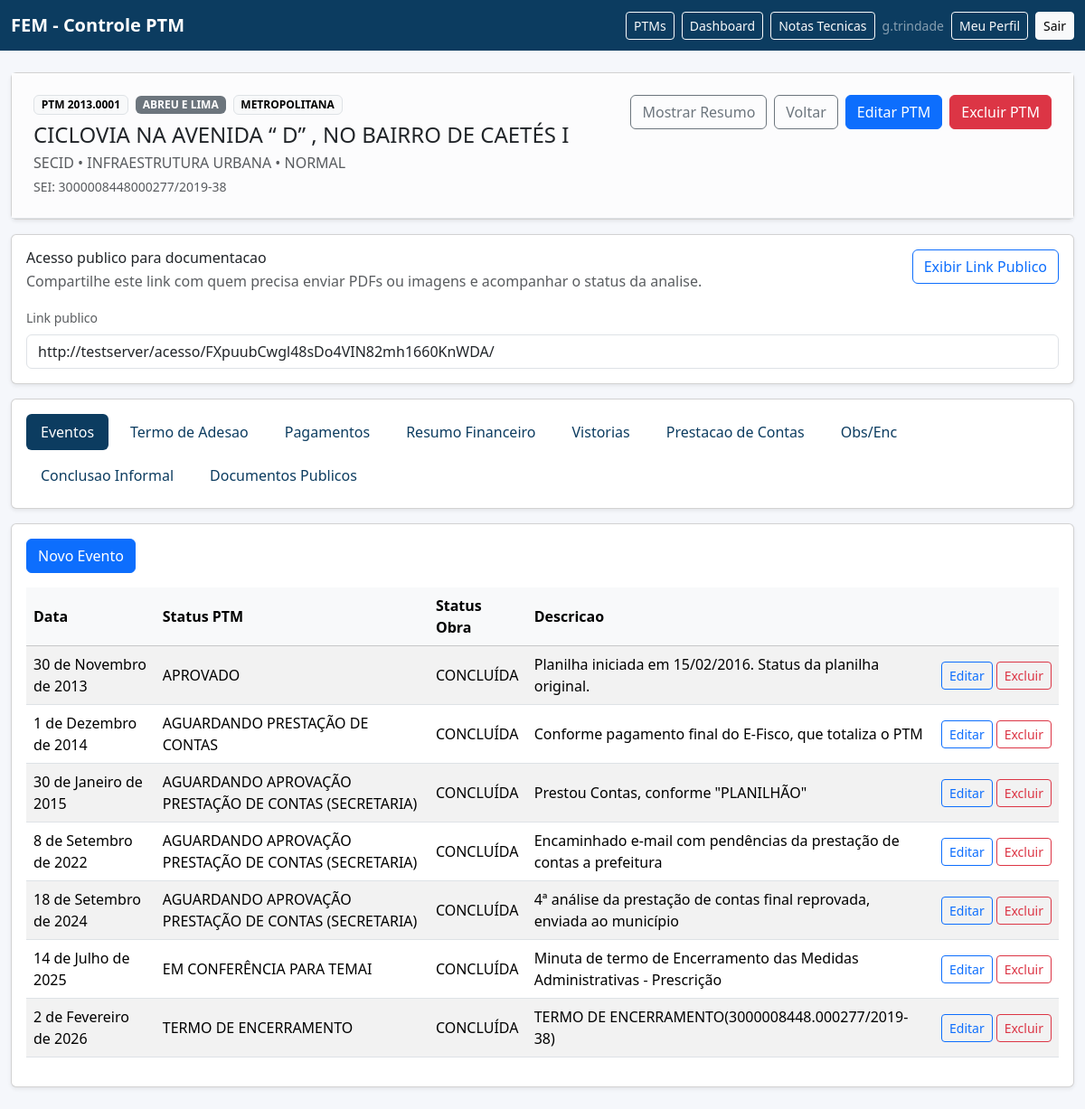
The app's page /ptms/1/ (signed in) with its own data.
### ptms/models.py (models this page shows, shortened)
class PTM(TimestampedModel):
    ordem = models.CharField(max_length=30, unique=True)
    regiao = models.CharField(max_length=120)
    municipio = models.CharField(max_length=120)
    projeto = models.TextField()
    projeto_detalhado = models.TextField(blank=True)
    tipo_fem = models.ForeignKey(TipoFEM, on_delete=models.PROTECT)
    status_ptm_atual = models.ForeignKey(
        StatusPTM,
        on_delete=models.PROTECT,
        related_name="ptms_status_ptm",
        null=True,
        blank=True,
    )
    status_obra_atual = models.ForeignKey(
        StatusObra,
        on_delete=models.PROTECT,
        related_name="ptms_status_obra",
        null=True,
        blank=True,
    )
    data_final = models.DateField(null=True, blank=True)
    data_aprovacao = models.DateField(null=True, blank=True)
    teto_fem = models.DecimalField(max_digits=14, decimal_places=2, default=Decimal("0.00"))
    investimento_total = models.DecimalField(max_digits=14, decimal_places=2, default=Decimal("0.00"))
    recurso_fem = models.DecimalField(max_digits=14, decimal_places=2, default=Decimal("0.00"))
    rendimentos_fem = models.DecimalField(max_digits=14, decimal_places=2, default=Decimal("0.00"))
    contrapartida = models.DecimalField(max_digits=14, decimal_places=2, default=Decimal("0.00"))
    ressalva = models.TextField(blank=True)
    secretaria = models.ForeignKey(Secretaria, on_delete=models.PROTECT, null=True, blank=True)
    area_investimento = models.ForeignKey(AreaInvestimento, on_delete=models.PROTECT, null=True, blank=True)
    conta_ptm = models.CharField(max_length=50, blank=True)
    descricao = models.TextField(blank=True)
    codigo_acesso_publico = models.CharField(max_length=64, unique=True, null=True, blank=True)
    status_analise_documentacao = models.ForeignKey(
        StatusAnaliseDocumentacao,
        on_delete=models.PROTECT,
        related_name="ptms_status_analise_documentacao",
        null=True,
        blank=True,
    )
    populacao_beneficiada = models.PositiveIntegerField(null=True, blank=True)
    class Meta:
        ordering = ("ordem",)

### core/models.py (models this page shows)
class NomeCatalogo(TimestampedModel):
    nome = models.CharField(max_length=255, unique=True)
    ativo = models.BooleanField(default=True)
    class Meta:
        abstract = True
        ordering = ("nome",)
    def __str__(self):
        return self.nome

class Secretaria(NomeCatalogo):
    pass

class AreaInvestimento(NomeCatalogo):
    pass

class TipoFEM(NomeCatalogo):
    pass

class StatusPTM(NomeCatalogo):
    pass

class StatusObra(NomeCatalogo):
    pass

### eventos/models.py (models this page shows, shortened)
class EventoPTM(TimestampedModel):
    ptm = models.ForeignKey(PTM, on_delete=models.CASCADE, related_name="eventos")
    data_evento = models.DateField()
    descricao = models.TextField()
    status_ptm = models.ForeignKey("core.StatusPTM", on_delete=models.PROTECT)
    status_obra = models.ForeignKey("core.StatusObra", on_delete=models.PROTECT)
    class Meta:
        ordering = ("data_evento", "id")

### ptms/views.py (the view)
# urls.py: path('ptms/<int:pk>/', PTMDetailView.as_view(), name='ptm_detail'),
class PTMDetailView(DetailView):
    model = PTM
    template_name = "ptms/ptm_detail.html"
    context_object_name = "ptm"
    def get_context_data(self, **kwargs):
        context = super().get_context_data(**kwargs)
        ptm = self.object
        tab = self.request.GET.get("tab", "eventos")
        context["tab"] = tab
        context["eventos"] = ptm.eventos.select_related("status_ptm", "status_obra").all()
        context["termo_adesao"] = getattr(ptm, "termo_adesao_registro", None)
        context["termo_adesao_observacao_options"] = TermoAdesaoObservacao.objects.filter(ativo=True).order_by(
            "nome"
        )
        context["termo_adesao_responsavel_options"] = TermoAdesaoResponsavel.objects.filter(ativo=True).order_by(
            "nome"
        )
        context["pagamentos"] = ptm.pagamentos.all()
        context["status_ptm_options"] = StatusPTM.objects.filter(ativo=True).order_by("nome")
        context["status_obra_options"] = StatusObra.objects.filter(ativo=True).order_by("nome")
        context["vistorias"] = ptm.vistorias.all()
        context["prestacao"] = getattr(ptm, "prestacao_conta", None)
        context["prestacao_historico"] = (
            context["prestacao"].historico.all() if context["prestacao"] else []
        )
        context["observacoes"] = ptm.observacoes_enc.all()
        context["conclusoes"] = ptm.conclusoes_informais.all()
        context["documentos_publicos"] = ptm.documentos_publicos.all()
        context["status_analise_form"] = StatusAnaliseDocumentacaoForm(
            initial={"status_analise_documentacao": ptm.status_analise_documentacao}
        )
        context["can_edit_ptm"] = _user_can_edit_ptm(self.request.user, ptm)
        context["public_url"] = _public_ptm_url(self.request, ptm)
        context["resumo_financeiro"] = _build_resumo_financeiro(ptm)
        return context

### ptms/forms.py
class StatusAnaliseDocumentacaoForm(forms.Form):
    status_analise_documentacao = forms.ModelChoiceField(
        queryset=StatusAnaliseDocumentacao.objects.filter(ativo=True).order_by("nome"),
        required=False,
        empty_label="Selecione um status",
        label="Status da analise da documentacao",
    )
    def __init__(self, *args, **kwargs):
        super().__init__(*args, **kwargs)
        self.fields["status_analise_documentacao"].widget.attrs["class"] = "form-select"

### core/templatetags/number_formats.py (called while the page is built)
@register.filter
def moeda_br(value):
    if value in (None, ""):
        return "-"
    return number_format(value, decimal_pos=2, use_l10n=True, force_grouping=True)

### ptms/views.py (called while the page is built)
def _allowed_municipios_for_user(user):
    if user.is_superuser:
        return None
    return {
        _normalize_municipio(v)
        for v in user.user_municipios.select_related("municipio").values_list("municipio__nome", flat=True)
    }

def _user_can_edit_ptm(user, ptm):
    allowed = _allowed_municipios_for_user(user)
    if allowed is None:
        return True
    if not allowed:
        return False
    return _normalize_municipio(ptm.municipio) in allowed

def _public_ptm_url(request, ptm):
    if not ptm.codigo_acesso_publico:
        return ""
    return request.build_absolute_uri(
        reverse("ptm_public_detail", kwargs={"token": ptm.codigo_acesso_publico})
    )

### templates/ptms/ptm_detail.html (shortened to what this page needs)
{% extends "base.html" %}
{% load number_formats %}
{% block content %}
<div class="card shadow-sm mb-3">
  <div class="card-body p-0">
    <div class="p-4 border-bottom bg-light-subtle">
      <div class="d-flex justify-content-between align-items-start flex-wrap gap-3">
        <div>
          <div class="d-flex align-items-center gap-2 flex-wrap mb-2">
            <span class="badge text-bg-light border">PTM {{ ptm.ordem }}</span>
            <span class="badge text-bg-secondary">{{ ptm.municipio }}</span>
            {% if ptm.regiao %}
              <span class="badge text-bg-light border">{{ ptm.regiao }}</span>
            {% endif %}
          </div>
          <h1 class="h4 mb-1">{{ ptm.projeto }}</h1>
          <p class="text-muted mb-0">
            {% if ptm.secretaria %}{{ ptm.secretaria }}{% else %}Secretaria nao informada{% endif %}
            {% if ptm.area_investimento %} • {{ ptm.area_investimento }}{% endif %}
            {% if ptm.tipo_fem %} • {{ ptm.tipo_fem }}{% endif %}
          </p>
          {% if ptm.ressalva %}
            <p class="text-muted small mb-0 mt-1">SEI: {{ ptm.ressalva }}</p>
          {% endif %}
        </div>
        <div class="d-flex gap-2 flex-wrap justify-content-end">
          <button
            class="btn btn-outline-secondary"
            type="button"
            data-bs-toggle="collapse"
            data-bs-target="#ptmResumoCollapse"
            aria-expanded="false"
            aria-controls="ptmResumoCollapse"
          >
            Mostrar Resumo
          </button>
          <a class="btn btn-outline-secondary" href="{% url 'ptm_list' %}">Voltar</a>
          {% if can_edit_ptm %}
            <a class="btn btn-primary" href="{% url 'ptm_update' ptm.pk %}">Editar PTM</a>
            <a class="btn btn-danger" href="{% url 'ptm_delete' ptm.pk %}">Excluir PTM</a>
          {% endif %}
        </div>
      </div>
    </div>
  </div>
</div>
{% if can_edit_ptm %}
  <div class="card shadow-sm mb-3">
    <div class="card-body">
      <div class="d-flex justify-content-between align-items-start gap-3 flex-wrap">
        <div>
          <h2 class="h6 mb-1">Acesso publico para documentacao</h2>
          <p class="text-muted mb-0">Compartilhe este link com quem precisa enviar PDFs ou imagens e acompanhar o status da analise.</p>
        </div>
        <form method="post" action="{% url 'ptm_generate_public_link' ptm.pk %}?tab={{ tab }}">
          <button type="submit" class="btn btn-outline-primary">
            {% if public_url %}Exibir Link Publico{% else %}Gerar Link Publico{% endif %}
          </button>
        </form>
      </div>
      {% if public_url %}
        <div class="mt-3">
          <label class="form-label small text-muted" for="id_public_url">Link publico</label>
          <input id="id_public_url" type="text" class="form-control" value="{{ public_url }}" readonly>
        </div>
      {% endif %}
    </div>
  </div>
{% endif %}
<div class="card shadow-sm mb-3">
  <div class="card-body">
    <ul class="nav nav-pills gap-2">
      <li class="nav-item"><a class="nav-link {% if tab == 'eventos' %}active{% endif %}" href="?tab=eventos">Eventos</a></li>
      <li class="nav-item"><a class="nav-link {% if tab == 'termo_adesao' %}active{% endif %}" href="?tab=termo_adesao">Termo de Adesao</a></li>
      <li class="nav-item"><a class="nav-link {% if tab == 'pagamentos' %}active{% endif %}" href="?tab=pagamentos">Pagamentos</a></li>
      <li class="nav-item"><a class="nav-link {% if tab == 'resumo_financeiro' %}active{% endif %}" href="?tab=resumo_financeiro">Resumo Financeiro</a></li>
      <li class="nav-item"><a class="nav-link {% if tab == 'vistorias' %}active{% endif %}" href="?tab=vistorias">Vistorias</a></li>
      <li class="nav-item"><a class="nav-link {% if tab == 'prestacao' %}active{% endif %}" href="?tab=prestacao">Prestacao de Contas</a></li>
      <li class="nav-item"><a class="nav-link {% if tab == 'observacoes' %}active{% endif %}" href="?tab=observacoes">Obs/Enc</a></li>
      <li class="nav-item"><a class="nav-link {% if tab == 'conclusoes' %}active{% endif %}" href="?tab=conclusoes">Conclusao Informal</a></li>
      <li class="nav-item"><a class="nav-link {% if tab == 'documentos_publicos' %}active{% endif %}" href="?tab=documentos_publicos">Documentos Publicos</a></li>
    </ul>
  </div>
</div>
<div class="card shadow-sm">
  <div class="card-body">
    {% if tab == 'eventos' %}
      {% if can_edit_ptm %}
        <div class="mb-3">
          <button type="button" class="btn btn-primary" data-bs-toggle="modal" data-bs-target="#createEventoModal">
            Novo Evento
          </button>
        </div>
      {% endif %}
      <div class="table-responsive">
        <table class="table table-striped table-hover">
          <thead class="table-light"><tr><th>Data</th><th>Status PTM</th><th>Status Obra</th><th>Descricao</th><th class="text-end"></th></tr></thead>
          <tbody>
          {% for item in eventos %}
            <tr>
              <td>{{ item.data_evento }}</td>
              <td>{{ item.status_ptm }}</td>
              <td>{{ item.status_obra }}</td>
              <td>{{ item.descricao }}</td>
              <td class="text-end">
                <div class="d-inline-flex gap-1 flex-nowrap">
                  {% if can_edit_ptm %}
                    <button
                      type="button"
                      class="btn btn-sm btn-outline-primary"
                      data-bs-toggle="modal"
                      data-bs-target="#editEventoModal"
                      data-action="{% url 'evento_update' ptm.pk item.pk %}"
                      data-data-evento="{{ item.data_evento|date:'Y-m-d' }}"
                      data-status-ptm="{{ item.status_ptm_id|default:'' }}"
                      data-status-obra="{{ item.status_obra_id|default:'' }}"
                      data-descricao="{{ item.descricao }}"
                    >
                      Editar
                    </button>
                    <button
                      type="button"
                      class="btn btn-sm btn-outline-danger"
                      data-bs-toggle="modal"
                      data-bs-target="#deleteEventoModal"
                      data-action="{% url 'evento_delete' ptm.pk item.pk %}"
                      data-label="{{ item.data_evento|default:'evento' }}"
                    >
                      Excluir
                    </button>
                  {% endif %}
                </div>
              </td>
            </tr>
          {% empty %}
            <tr><td colspan="5">Sem eventos.</td></tr>
          {% endfor %}
          </tbody>
        </table>
      </div>
    {% endif %}
  </div>
</div>
{% endblock %}

### templates/partials/_navbar.html (shortened to what this page needs)
<nav class="navbar navbar-expand-lg navbar-dark" style="background-color:#0c3c60;">
  <div class="container-fluid app-main">
    <a class="navbar-brand fw-semibold" href="{% url 'ptm_list' %}">FEM - Controle PTM</a>
    <div class="d-flex align-items-center gap-2 flex-wrap">
      {% if user.is_authenticated %}
        <a class="btn btn-sm btn-outline-light" href="{% url 'ptm_list' %}">PTMs</a>
        <a class="btn btn-sm btn-outline-light" href="{% url 'dashboard' %}">Dashboard</a>
        <a class="btn btn-sm btn-outline-light" href="{% url 'nota_tecnica_select' %}">Notas Tecnicas</a>
      {% endif %}
      {% if user.is_authenticated %}
        <span class="text-white-50 small">{{ user.username }}</span>
        <a class="btn btn-sm btn-outline-light" href="{% url 'core:profile' %}">Meu Perfil</a>
        <form method="post" action="{% url 'core:logout' %}" class="m-0">
          <button type="submit" class="btn btn-sm btn-light">Sair</button>
        </form>
      {% else %}
        <a class="btn btn-sm btn-light" href="{% url 'core:login' %}">Entrar</a>
      {% endif %}
    </div>
  </div>
</nav>

### templates/partials/_styles.html (style rules this page uses)
body { background: #f5f7fb; }
.app-main { max-width: 1280px; }
.table > :not(caption) > * > * { vertical-align: middle; }
.nav-pills .nav-link { color: #0c3c60; }
.nav-pills .nav-link.active { background-color: #0c3c60; }

### records on screen
PTM: ordem "2013.0001", municipio "ABREU E LIMA", regiao "METROPOLITANA", projeto "CICLOVIA NA AVENIDA “ D” , NO BAIRRO DE CAETÉS I", secretaria "SECID", area_investimento "INFRAESTRUTURA URBANA", tipo_fem "NORMAL", ressalva "3000008448000277/2019-38"
EventoPTM: data_evento "30 de Novembro de 2013", status_ptm "APROVADO", status_obra "CONCLUÍDA", descricao "Planilha iniciada em 15/02/2016. Status da planilha original."
EventoPTM: data_evento "1 de Dezembro de 2014", status_ptm "AGUARDANDO PRESTAÇÃO DE CONTAS", status_obra "CONCLUÍDA", descricao "Conforme pagamento final do E-Fisco, que totaliza o PTM"
EventoPTM: data_evento "30 de Janeiro de 2015", status_ptm "AGUARDANDO APROVAÇÃO PRESTAÇÃO DE CONTAS (SECRETARIA)", status_obra "CONCLUÍDA", descricao "Prestou Contas, conforme \"PLANILHÃO\""
EventoPTM: data_evento "8 de Setembro de 2022", status_ptm "AGUARDANDO APROVAÇÃO PRESTAÇÃO DE CONTAS (SECRETARIA)", status_obra "CONCLUÍDA", descricao "Encaminhado e-mail com pendências da prestação de contas a prefeitura"
EventoPTM: data_evento "18 de Setembro de 2024", status_ptm "AGUARDANDO APROVAÇÃO PRESTAÇÃO DE CONTAS (SECRETARIA)", status_obra "CONCLUÍDA", descricao "4ª análise da prestação de contas final reprovada, enviada ao município"
EventoPTM: data_evento "14 de Julho de 2025", status_ptm "EM CONFERÊNCIA PARA TEMAI", status_obra "CONCLUÍDA", descricao "Minuta de termo de Encerramento das Medidas Administrativas - Prescrição"
EventoPTM: data_evento "2 de Fevereiro de 2026", status_ptm "TERMO DE ENCERRAMENTO", status_obra "CONCLUÍDA", descricao "TERMO DE ENCERRAMENTO(3000008448.000277/2019-38)"

### other values on screen
{{ user.username }} "g.trindade"
